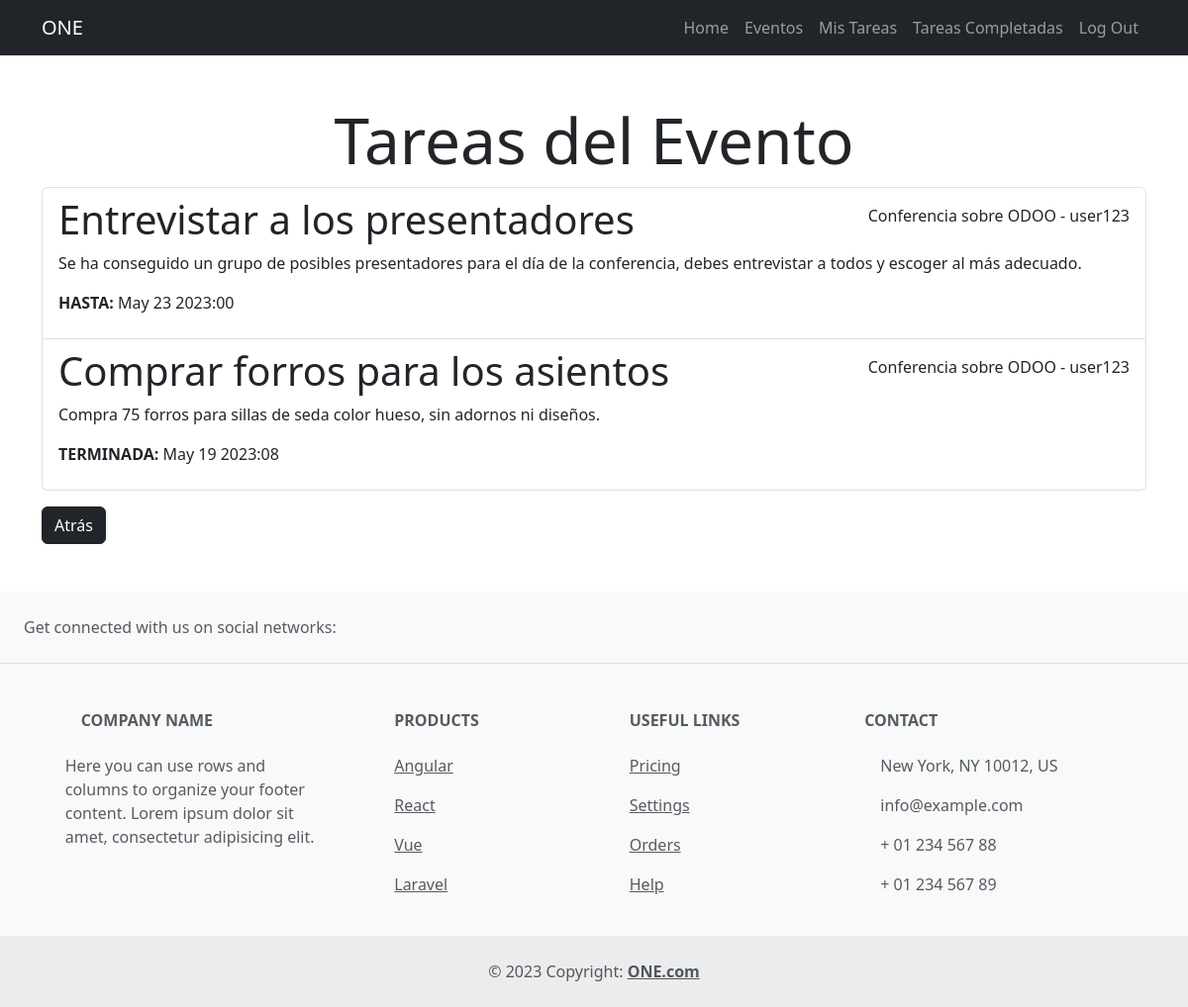
The page /eventos/20/tasks/ (signed in) on the database its author committed.
### tasks/models.py (models this page shows, shortened)
class Task(models.Model):
    title = models.CharField(max_length=80)
    descripcion = models.TextField(blank=True)
    fechaCreacion = models.DateTimeField(auto_now_add=True)
    fechaLim= models.DateTimeField(null = True, blank = True)
    fechaTer= models.DateTimeField(null = True, blank = True)
    importante = models.BooleanField(default=False)
    user = models.ForeignKey(User, on_delete=models.CASCADE)
    evento = models.ForeignKey(Evento, blank=True , on_delete=models.CASCADE)
    asignado_a = models.ForeignKey(User, null=True, blank=True, related_name='tasks_assigned', on_delete=models.SET_NULL)

### event/models.py (models this page shows, shortened)
class Evento(models.Model):
    nombre = models.CharField(max_length=80)
    descripcion = models.TextField(blank=True)
    fechaCreacion = models.DateTimeField(auto_now_add=True)
    fecha= models.DateField(null = True, blank = True)
    ubicacion = models.CharField(max_length=200)
    user = models.ForeignKey(User, on_delete=models.CASCADE)

### event/views.py (the view)
# urls.py: path('eventos/<int:evento_id>/tasks/', task_por_evento, name = 'task_por_evento'),
@login_required
def task_por_evento(request, evento_id):
    eventos = Evento.objects.get(id=evento_id)
    tasks = Task.objects.filter(evento=eventos)
    return render(request, 'tareas_evento.html', {'tasks': tasks, 'eventos': eventos})

### event/templates/tareas_evento.html (shortened to what this page needs)
{% extends 'base.html' %}
{% block content%}
<main class="container">
    <div class="row">
        <div class="col-md-12">
            <h1 class="mt-5 text-center display-3">Tareas del Evento</h1>
            <ul class="list-group">
                {% for task in tasks %}
                <a href="{% url 'task_detail' task.id %}" class="list-group-item">
                    <header class="d-flex justify-content-between">
                        {% if task.importante %}
                            <h1 class="fw-bold-3"> {{task.title}} <strong style="color: rgb(220, 167, 20);">*</strong></strong></h1>
                        {% else %}
                            <h1 class="fw-bold-3"> {{task.title}}</h1>
                        {% endif %}
                        <p class="mt-2"> {{task.evento.nombre}} - {{task.user.username}} </p>
                    </header>
                    <p> {{task.descripcion}} </p>
                    {% if task.fechaTer == null %}
                        <p> <strong> HASTA: </strong>{{task.fechaLim|date:'M j Y:i'}} </p>
                    {% else %}
                        <p> <strong>TERMINADA:</strong> {{task.fechaTer|date:'M j Y:i'}} </p>
                    {% endif %}
                </a>
                {% endfor %}
            </ul>
            {% if '/eventos-completos/' not in request.path %}
                <form action="{% url 'eventos' %}"  method="POST">
                    <button class="btn btn-dark mt-3 mb-5" >Atrás</button>
                </form>
            {% endif %}
        </div>
    </div>
</main>
{% endblock %}

### rows shown on the page
Task: title "Entrevistar a los presentadores", evento.nombre "Conferencia sobre ODOO", user.username "user123", descripcion "Se ha conseguido un grupo de posibles presentadores para el día de la conferencia, debes entrevistar a todos y escoger al más adecuado.", fechaLim "May 23 2023:00"
Task: title "Comprar forros para los asientos", evento.nombre "Conferencia sobre ODOO", user.username "user123", descripcion "Compra 75 forros para sillas de seda color hueso, sin adornos ni diseños.", fechaTer "May 19 2023:08"
